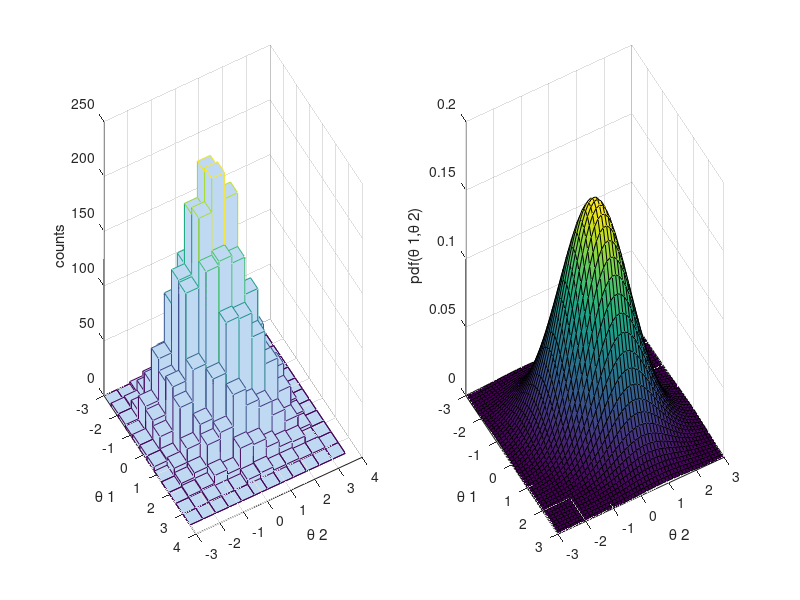

Here is the MATLAB script that generated this plot:
%% Chapter 2. Metropolis procedure to sample from Bivariate Normal
% Component−wise updating. Use a normal proposal distribution

%% Parameters of the Bivariate normal
mu= [ 0 0 ];
sigma = [ 1 .3; 
          .3 1];

%% Initialize the Metropolis sampler
T= 5000; % Set the maximum number of iterations
propsigma = 1; % standard dev. of proposal distribution
thetamin = [ -3 -3 ]; % define minimum for theta1 and theta2
thetamax = [ 3 3 ]; % define maximum for theta1 and theta2
seed=1; 
rand( 'state' , seed ); randn('state',seed ); % set the random seed
 
state = zeros( 2 , T ); % Init storage space for the state of the sampler
theta1 = unifrnd( thetamin(1) , thetamax(1) ); % Start value for theta1
theta2 = unifrnd( thetamin(2) , thetamax(2) ); % Start value for theta2
t = 1; % initialize iteration at 1
state(1,t) = theta1; % save the current state
state(2,t) = theta2;

%% Start sampling
while t < T % Iterate until we have T samples
    t = t + 1;

    %% Propose a new value for theta1
    newtheta1 = normrnd( theta1 , propsigma );
    pratio = mvnpdf( [ newtheta1 theta2 ] , mu , sigma ) / ...
    mvnpdf( [theta1 theta2 ] , mu , sigma );
    alpha = min( [ 1 pratio ] ); % Calculate the acceptance ratio
    u = rand; % Draw a uniform deviate from [ 0 1 ]
    if u < alpha % Do we accept this proposal?
        theta1 = newtheta1; % proposal becomes new value for theta1
    end

    %% Propose a new value for theta2
    newtheta2 = normrnd( theta2 , propsigma );
    pratio = mvnpdf( [ theta1 newtheta2 ] , mu , sigma ) / ...
    mvnpdf( [ theta1 theta2 ] , mu , sigma );
    alpha = min( [ 1 pratio ] ); % Calculate the acceptance ratio
    u = rand; % Draw a uniform deviate from [ 0 1 ]
    if u < alpha % Do we accept this proposal?
        theta2 = newtheta2; % proposal becomes new value for theta2
    end

    %% Save state
    state(1,t) = theta1;
    state(2,t) = theta2;

end

%% Display histogram of our samples
figure( 1 ); clf;
subplot( 1,2,1 );
nbins = 12;
thetabins1 = linspace( thetamin(1) , thetamax(1) , nbins );
thetabins2 = linspace( thetamin(2) , thetamax(2) , nbins );
hist3( state' , 'Edges' , {thetabins1 thetabins2} );
xlabel( '\theta 1' ); ylabel('\theta 2' ); zlabel( 'counts' );
az = 61; el = 30; view(az, el);

%% Plot the theoretical density
subplot(1,2,2);
nbins = 50;
thetabins1 = linspace( thetamin(1) , thetamax(1) , nbins );
thetabins2 = linspace( thetamin(2) , thetamax(2) , nbins );

[ theta1grid , theta2grid ] = meshgrid( thetabins1 , thetabins2 );
zgrid = mvnpdf( [ theta1grid(:) theta2grid(:)] , mu , sigma );
zgrid = reshape( zgrid , nbins , nbins );
surf( theta1grid , theta2grid , zgrid );
xlabel( '\theta 1' ); ylabel('\theta 2' );
zlabel( 'pdf(\theta 1,\theta 2)' );
view(az, el);
xlim([thetamin(1) thetamax(1)]); ylim([thetamin(2) thetamax(2)]);
